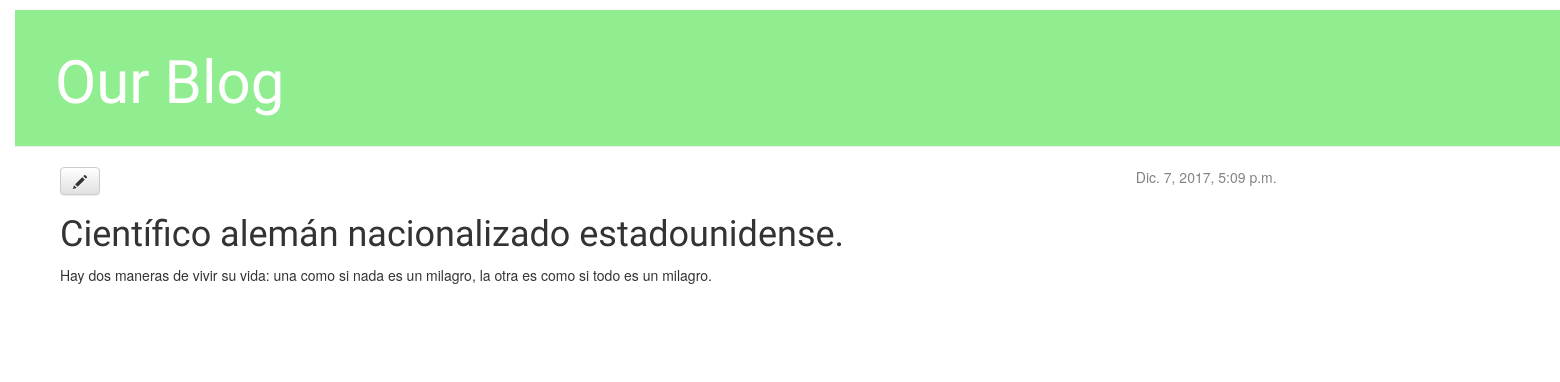
/post/5/, run on an earlier commit of the app's database.
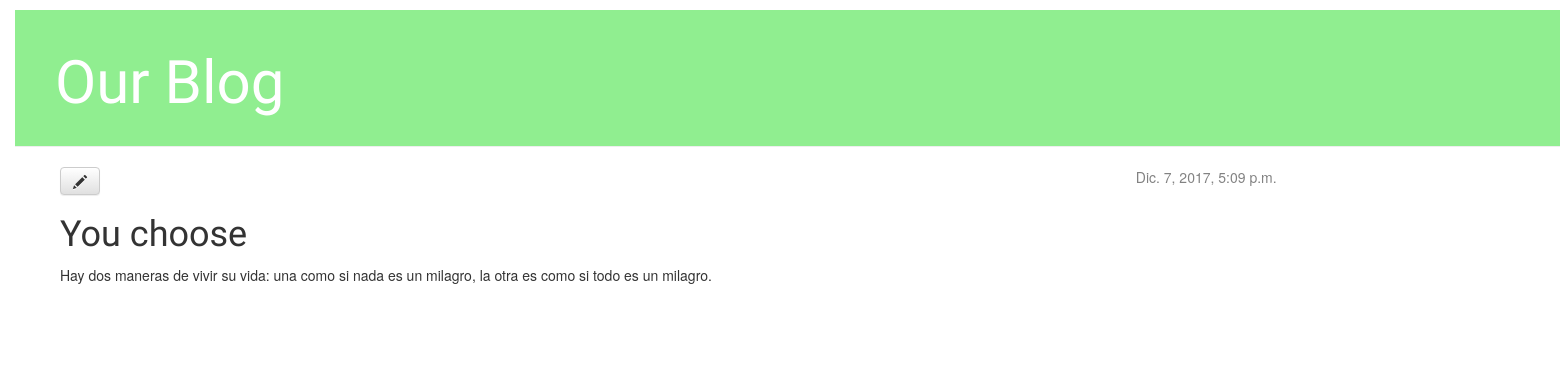
And on a later commit of the database.
### blog/models.py (models this page shows, shortened)
class Post(models.Model):
    author = models.ForeignKey('auth.User')
    title = models.CharField(max_length=200)
    text = models.TextField()
    created_date = models.DateTimeField(
        default=timezone.now)
    published_date = models.DateTimeField(
        blank=True, null=True)

### blog/views.py (the view)
# urls.py: url(r'^post/(?P<pk>[0-9]+)/$', views.post_detail,  name='post_detail'),
def post_detail(request, pk):
    post = get_object_or_404(Post, pk=pk)
    return render(request, 'blog/post_detail.html', {'post': post})

### blog/templates/blog/post_detail.html
{% extends 'blog/base.html' %}
{% block content %}
    <div class="post">
        {% if post.published_date %}
            <div class="date">
                {{ post.published_date }}
            </div>
        {% endif %}
        <a class="btn btn-default" href="{% url 'post_edit' pk=post.pk %}"><span class="glyphicon glyphicon-pencil"></span></a>
        <h1>{{ post.title }}</h1>
        <p>{{ post.text|linebreaksbr }}</p>
    </div>
{% endblock %}

What changed in the data, as far as the page shows it:
changed Post: title "Científico alemán nacionalizado estadounidense." → "You choose"
